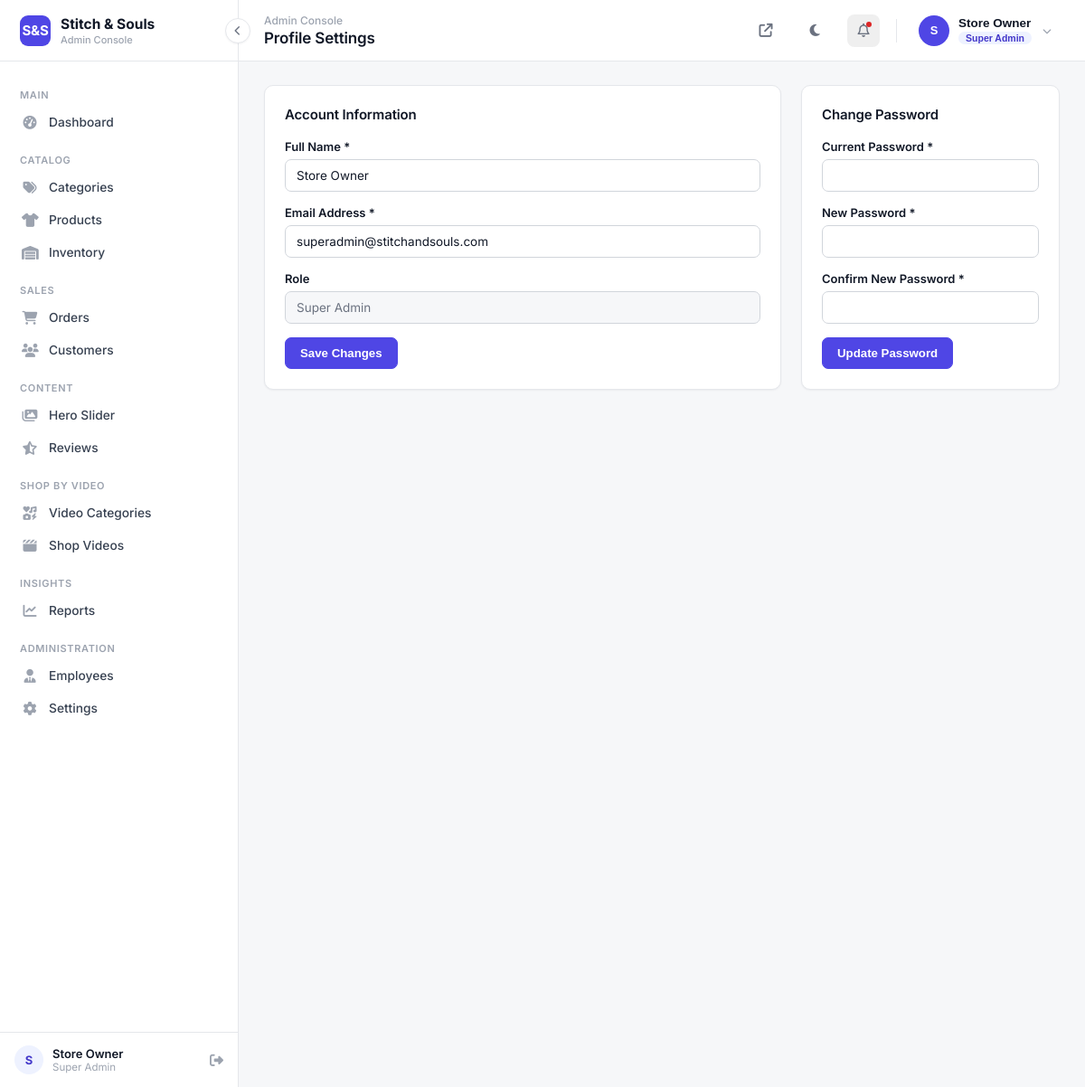
The app's page /admin/profile.php (signed in) with its own data.
### tables this page shows
CREATE TABLE `employees` (
  `id` INT(11) NOT NULL AUTO_INCREMENT,
  `name` VARCHAR(150) NOT NULL,
  `email` VARCHAR(150) NOT NULL UNIQUE,
  `password` VARCHAR(255) NOT NULL,
  `role` ENUM('super_admin','employee') NOT NULL DEFAULT 'employee',
  `photo` VARCHAR(255) DEFAULT NULL,
  `status` ENUM('active','inactive') DEFAULT 'active',
  `created_at` DATETIME DEFAULT CURRENT_TIMESTAMP,
  PRIMARY KEY (`id`)
);

### includes/functions.php (called while the page is built, shortened)
<?php
function sanitize($str) {
    return htmlspecialchars(trim($str ?? ''), ENT_QUOTES, 'UTF-8');
}

### admin/profile.php (the view, shortened to what this page needs)
<?php
require_once __DIR__ . '/includes/admin_bootstrap.php';
$stmt = $pdo->prepare("SELECT * FROM employees WHERE id = ?");
$stmt->execute([(int)$_SESSION['employee_id']]);
$me = $stmt->fetch();
require_once __DIR__ . '/includes/admin_header.php';
?>
<div class="grid-2">
    <div class="panel">
        <div class="panel-header"><h3>Account Information</h3></div>
        <form method="post" action="profile.php">
            <div class="form-group">
                <label>Full Name *</label>
                <input type="text" name="name" required value="<?= sanitize($me['name']) ?>">
            </div>
            <div class="form-group">
                <label>Email Address *</label>
                <input type="email" name="email" required value="<?= sanitize($me['email']) ?>">
            </div>
            <div class="form-group">
                <label>Role</label>
                <input type="text" value="<?= $me['role'] === 'super_admin' ? 'Super Admin' : 'Staff' ?>" disabled style="background:var(--a-bg);color:var(--a-text-light);">
            </div>
            <button type="submit" class="btn btn-block">Save Changes</button>
        </form>
    </div>
    <div class="panel">
        <div class="panel-header"><h3>Change Password</h3></div>
        <form method="post" action="profile.php">
            <div class="form-group">
                <label>Current Password *</label>
                <input type="password" name="current_password" required>
            </div>
            <div class="form-group">
                <label>New Password *</label>
                <input type="password" name="new_password" required minlength="6">
            </div>
            <div class="form-group">
                <label>Confirm New Password *</label>
                <input type="password" name="confirm_password" required minlength="6">
            </div>
            <button type="submit" class="btn btn-block">Update Password</button>
        </form>
    </div>
</div>
<?php require_once __DIR__ . '/includes/admin_footer.php'; ?>

### assets/css/admin.css (style rules this page uses)
:root { --a-bg: #F6F7F9; --a-surface: #FFFFFF; --a-border: #E5E7EB; --a-border-strong: #D1D5DB; --a-text: #111827; --a-text-light: #6B7280; --a-text-faint: #9CA3AF; --a-primary: #4F46E5; --a-primary-dark: #4338CA; --a-primary-light: #EEF2FF; --a-success: #059669; --a-success-bg: #ECFDF5; --a-danger: #DC2626; --a-danger-bg: #FEF2F2; --a-warning: #D97706; --a-warning-bg: #FFFBEB; --a-info: #2563EB; --a-info-bg: #EFF6FF; --a-sidebar-bg: #FFFFFF; --a-sidebar-w: 264px; --radius: 10px; --radius-sm: 7px; --shadow-sm: 0 1px 2px rgba(16, 24, 40, 0.05); --shadow-md: 0 4px 10px rgba(16, 24, 40, 0.06), 0 1px 3px rgba(16,24,40,.06); --transition: 0.2s cubic-bezier(.4,0,.2,1); }
* { margin: 0; padding: 0; box-sizing: border-box; }
body { font-family: 'Inter', -apple-system, BlinkMacSystemFont, 'Segoe UI', sans-serif; background: var(--a-bg); color: var(--a-text); font-size: 14px; -webkit-font-smoothing: antialiased; }
h1,h2,h3,h4 { font-family: inherit; font-weight: 600; letter-spacing: -0.01em; }
.panel { background: var(--a-surface); border-radius: var(--radius); border: 1px solid var(--a-border); box-shadow: var(--shadow-sm); padding: 22px; margin-bottom: 22px; max-width: 100%; overflow: hidden; }
.panel-header { display: flex; justify-content: space-between; align-items: center; margin-bottom: 18px; flex-wrap: wrap; gap: 10px; }
.panel-header h3 { font-size: 15px; font-weight: 600; color: var(--a-text); }
.grid-2 { display: grid; grid-template-columns: 2fr 1fr; gap: 22px; }
.btn { display: inline-flex; align-items: center; gap: 7px; padding: 9px 16px; background: var(--a-primary); color: #fff; border: 1px solid var(--a-primary); border-radius: var(--radius-sm); font-weight: 600; font-size: 13.25px; transition: all var(--transition); cursor: pointer; }
.form-group { margin-bottom: 15px; }
.form-group label { display: block; font-size: 13px; font-weight: 600; margin-bottom: 6px; color: var(--a-text); }
.form-group input, .form-group select, .form-group textarea { width: 100%; padding: 9px 12px; border: 1px solid var(--a-border-strong); border-radius: var(--radius-sm); font-family: inherit; font-size: 13.5px; color: var(--a-text); background: #fff; transition: border-color var(--transition); }

### records on screen
employees: name "Store Owner", email "superadmin@stitchandsouls.com", role "Super Admin"

### other values on screen
setting('site_name', 'Stitch & Souls') "Stitch & Souls"
$initials "S"
$_SESSION['employee_name'] "Store Owner"
$pageTitle "Profile Settings"
substr($_SESSION['employee_name'], 0, 1) "S"
